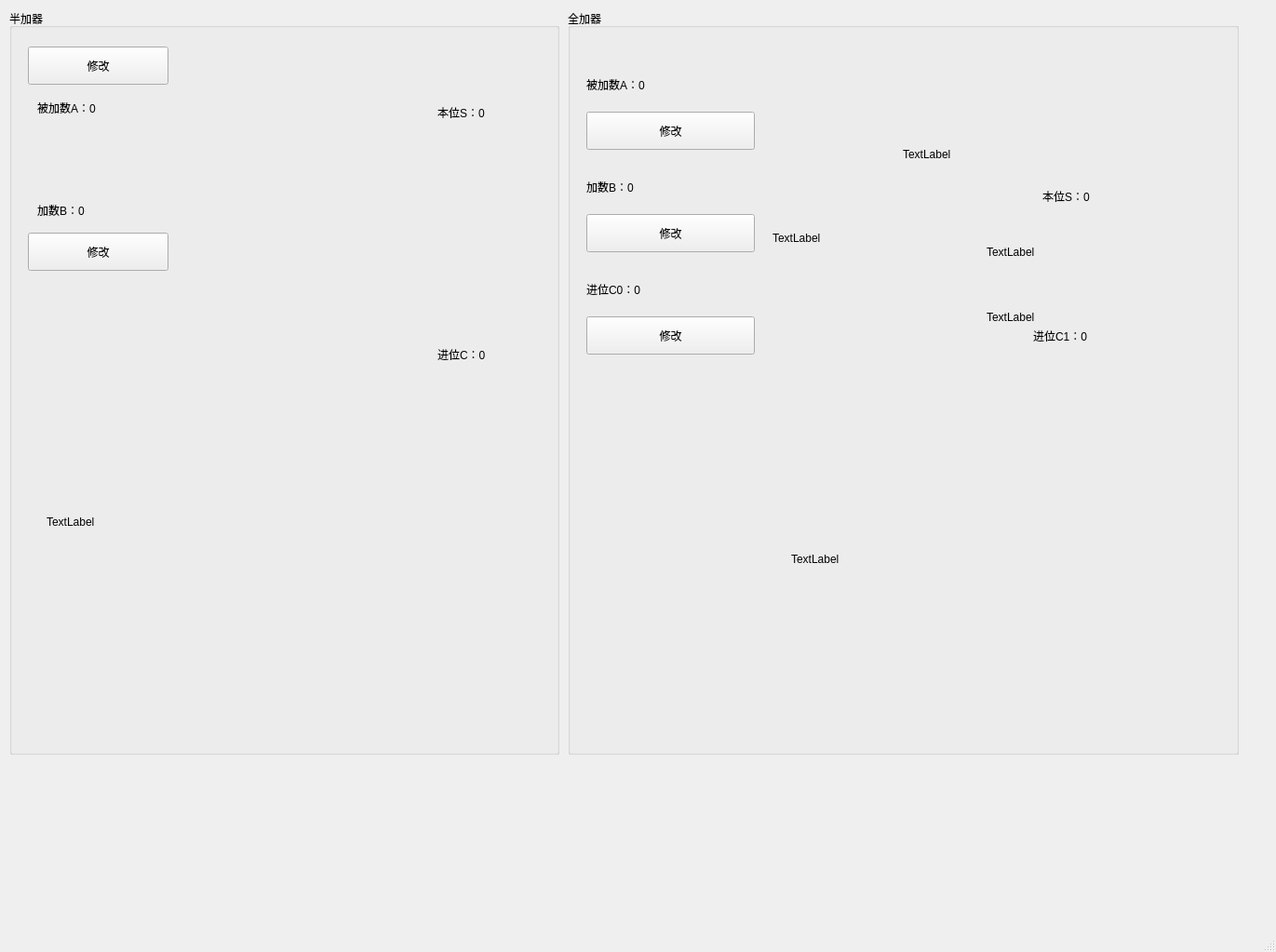
<?xml version="1.0" encoding="UTF-8"?>
<ui version="4.0">
 <class>plusm</class>
 <widget class="QMainWindow" name="plusm">
  <property name="geometry">
   <rect>
    <x>0</x>
    <y>0</y>
    <width>1371</width>
    <height>1023</height>
   </rect>
  </property>
  <property name="windowTitle">
   <string>加法器演示 V1.0.0</string>
  </property>
  <widget class="QWidget" name="centralwidget">
   <widget class="QGroupBox" name="groupBox">
    <property name="geometry">
     <rect>
      <x>10</x>
      <y>10</y>
      <width>591</width>
      <height>801</height>
     </rect>
    </property>
    <property name="title">
     <string>半加器</string>
    </property>
    <widget class="QLabel" name="halfpic">
     <property name="geometry">
      <rect>
       <x>80</x>
       <y>60</y>
       <width>561</width>
       <height>371</height>
      </rect>
     </property>
     <property name="text">
      <string>TextLabel</string>
     </property>
    </widget>
    <widget class="QLabel" name="halfnum">
     <property name="geometry">
      <rect>
       <x>40</x>
       <y>460</y>
       <width>621</width>
       <height>181</height>
      </rect>
     </property>
     <property name="text">
      <string>TextLabel</string>
     </property>
    </widget>
    <widget class="QLabel" name="A">
     <property name="geometry">
      <rect>
       <x>30</x>
       <y>90</y>
       <width>171</width>
       <height>31</height>
      </rect>
     </property>
     <property name="text">
      <string>被加数A：0</string>
     </property>
    </widget>
    <widget class="QLabel" name="B">
     <property name="geometry">
      <rect>
       <x>30</x>
       <y>190</y>
       <width>131</width>
       <height>51</height>
      </rect>
     </property>
     <property name="text">
      <string>加数B：0</string>
     </property>
    </widget>
    <widget class="QLabel" name="S">
     <property name="geometry">
      <rect>
       <x>460</x>
       <y>90</y>
       <width>141</width>
       <height>41</height>
      </rect>
     </property>
     <property name="text">
      <string>本位S：0</string>
     </property>
    </widget>
    <widget class="QLabel" name="C">
     <property name="geometry">
      <rect>
       <x>460</x>
       <y>350</y>
       <width>141</width>
       <height>41</height>
      </rect>
     </property>
     <property name="text">
      <string>进位C：0</string>
     </property>
    </widget>
    <widget class="QPushButton" name="pushButton">
     <property name="geometry">
      <rect>
       <x>20</x>
       <y>40</y>
       <width>151</width>
       <height>41</height>
      </rect>
     </property>
     <property name="text">
      <string>修改</string>
     </property>
    </widget>
    <widget class="QPushButton" name="pushButton_2">
     <property name="geometry">
      <rect>
       <x>20</x>
       <y>240</y>
       <width>151</width>
       <height>41</height>
      </rect>
     </property>
     <property name="text">
      <string>修改</string>
     </property>
    </widget>
   </widget>
   <widget class="QGroupBox" name="groupBox_2">
    <property name="geometry">
     <rect>
      <x>610</x>
      <y>10</y>
      <width>721</width>
      <height>801</height>
     </rect>
    </property>
    <property name="title">
     <string>全加器</string>
    </property>
    <widget class="QLabel" name="allpic">
     <property name="geometry">
      <rect>
       <x>220</x>
       <y>60</y>
       <width>431</width>
       <height>371</height>
      </rect>
     </property>
     <property name="text">
      <string>TextLabel</string>
     </property>
    </widget>
    <widget class="QLabel" name="allnum">
     <property name="geometry">
      <rect>
       <x>240</x>
       <y>400</y>
       <width>331</width>
       <height>381</height>
      </rect>
     </property>
     <property name="text">
      <string>TextLabel</string>
     </property>
    </widget>
    <widget class="QLabel" name="A1">
     <property name="geometry">
      <rect>
       <x>20</x>
       <y>60</y>
       <width>171</width>
       <height>41</height>
      </rect>
     </property>
     <property name="text">
      <string>被加数A：0</string>
     </property>
    </widget>
    <widget class="QLabel" name="B1">
     <property name="geometry">
      <rect>
       <x>20</x>
       <y>170</y>
       <width>171</width>
       <height>41</height>
      </rect>
     </property>
     <property name="text">
      <string>加数B：0</string>
     </property>
    </widget>
    <widget class="QLabel" name="C1">
     <property name="geometry">
      <rect>
       <x>20</x>
       <y>280</y>
       <width>141</width>
       <height>41</height>
      </rect>
     </property>
     <property name="text">
      <string>进位C0：0</string>
     </property>
    </widget>
    <widget class="QPushButton" name="pushButton_3">
     <property name="geometry">
      <rect>
       <x>20</x>
       <y>110</y>
       <width>181</width>
       <height>41</height>
      </rect>
     </property>
     <property name="text">
      <string>修改</string>
     </property>
    </widget>
    <widget class="QPushButton" name="pushButton_4">
     <property name="geometry">
      <rect>
       <x>20</x>
       <y>220</y>
       <width>181</width>
       <height>41</height>
      </rect>
     </property>
     <property name="text">
      <string>修改</string>
     </property>
    </widget>
    <widget class="QPushButton" name="pushButton_5">
     <property name="geometry">
      <rect>
       <x>20</x>
       <y>330</y>
       <width>181</width>
       <height>41</height>
      </rect>
     </property>
     <property name="text">
      <string>修改</string>
     </property>
    </widget>
    <widget class="QLabel" name="kd1">
     <property name="geometry">
      <rect>
       <x>360</x>
       <y>130</y>
       <width>51</width>
       <height>51</height>
      </rect>
     </property>
     <property name="text">
      <string>TextLabel</string>
     </property>
    </widget>
    <widget class="QLabel" name="kd2">
     <property name="geometry">
      <rect>
       <x>450</x>
       <y>240</y>
       <width>51</width>
       <height>41</height>
      </rect>
     </property>
     <property name="text">
      <string>TextLabel</string>
     </property>
    </widget>
    <widget class="QLabel" name="kd3">
     <property name="geometry">
      <rect>
       <x>450</x>
       <y>310</y>
       <width>51</width>
       <height>41</height>
      </rect>
     </property>
     <property name="text">
      <string>TextLabel</string>
     </property>
    </widget>
    <widget class="QLabel" name="S1">
     <property name="geometry">
      <rect>
       <x>510</x>
       <y>180</y>
       <width>121</width>
       <height>41</height>
      </rect>
     </property>
     <property name="text">
      <string>本位S：0</string>
     </property>
    </widget>
    <widget class="QLabel" name="C2">
     <property name="geometry">
      <rect>
       <x>500</x>
       <y>330</y>
       <width>161</width>
       <height>41</height>
      </rect>
     </property>
     <property name="text">
      <string>进位C1：0</string>
     </property>
    </widget>
   </widget>
  </widget>
  <widget class="QStatusBar" name="statusbar"/>
 </widget>
 <resources/>
 <connections/>
</ui>
